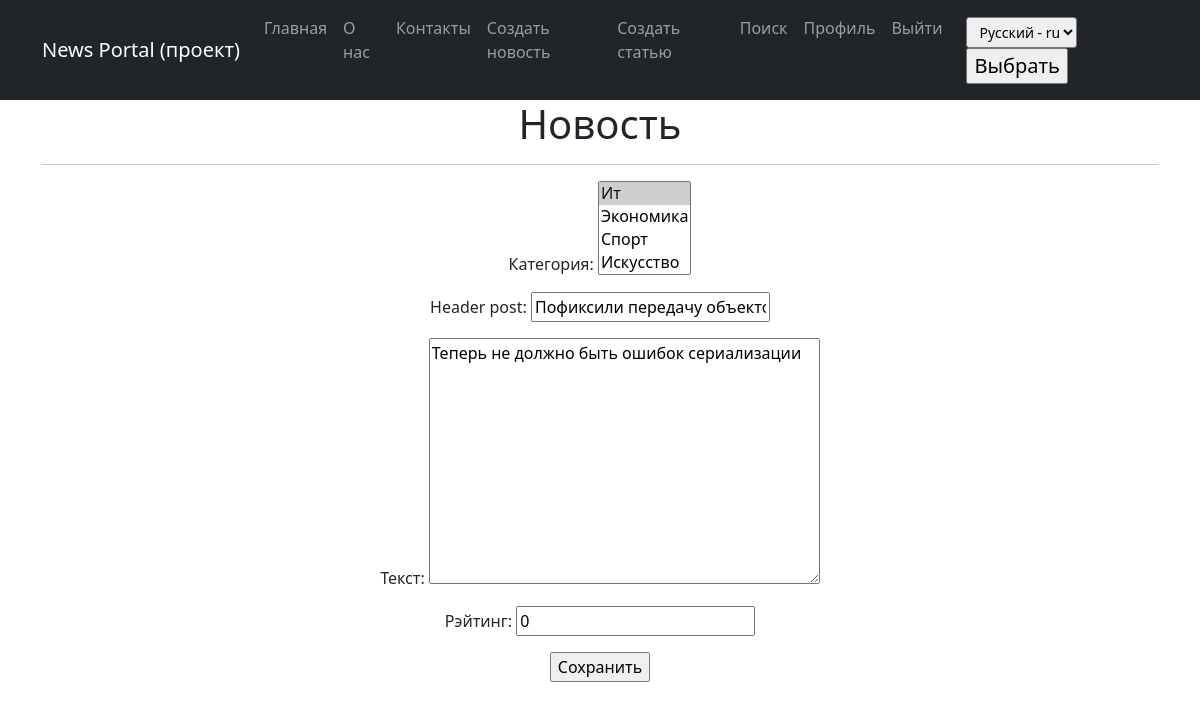
Before: /posts/news/160/edit/ (signed in) with the older database file.
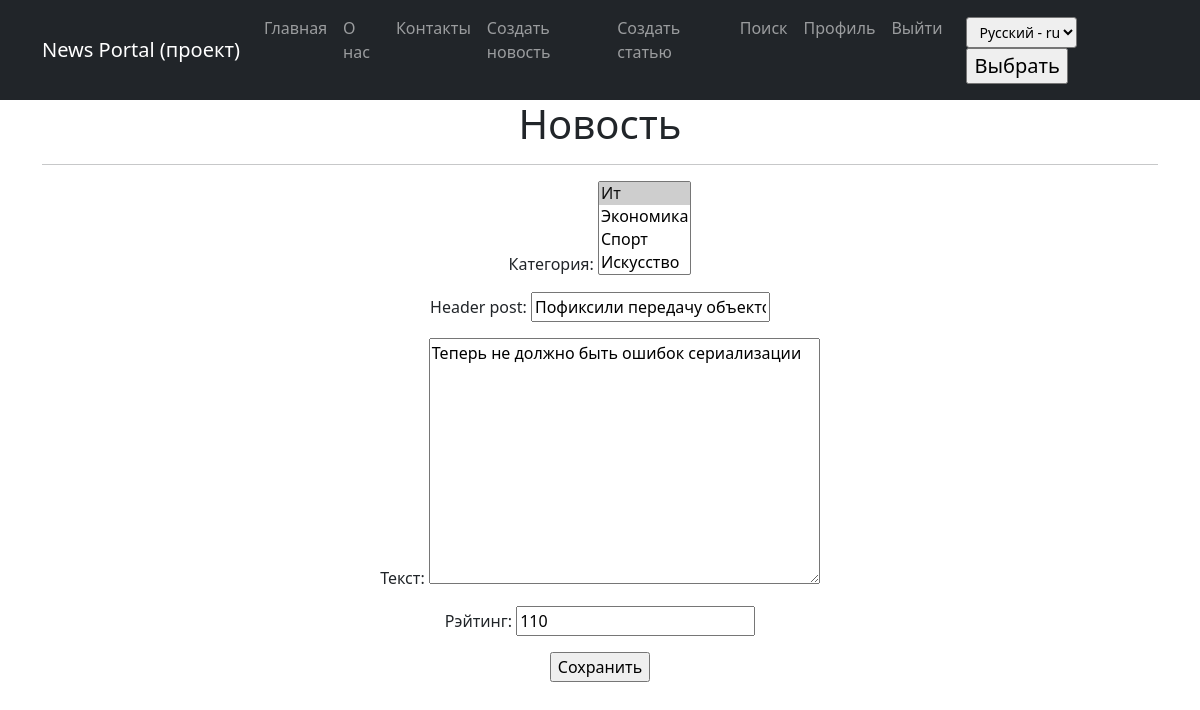
After: the same page with the newer database file.
### news/models.py (models this page shows, shortened)
class Post(models.Model):
    news = 'NW'
    article = 'AR'
    POST_TYPES =[
        (news, 'Новость'),
        (article, 'Статья'),
    ]
    author_user = models.ForeignKey('Author', on_delete=models.CASCADE, verbose_name=_("Author"))
    post_type = models.CharField(max_length=2,
                                  choices=POST_TYPES,
                                  default=article,
                                  verbose_name=_('Type of post'),
                                 )
    create_date = models.DateTimeField(auto_now_add=True, verbose_name=_('Create date'),)
    category = models.ManyToManyField('Category', through='PostCategory', verbose_name=_('Category'))
    header_post = models.CharField(max_length=128, verbose_name=_('Title'))
    text_post = models.TextField(verbose_name=_('Text'))
    rating_post = models.SmallIntegerField(default=0, verbose_name=_('Rating'))
    is_created = models.BooleanField(default=True, verbose_name=_('Created')) # Редакция для обработки в signals.py - только создали или модифицируем
    def get_cat(self):
        """метод возвращает список категорий, добавлен для отображения категорий в админке"""
        return "\n".join([c.name_category for c in self.category.all()])
    get_cat.short_description = _('Categories')
    class Meta:
        verbose_name = _('Publication')
        verbose_name_plural = _('Publications')

### news/views.py (the view, shortened to what this page needs)
# urls.py: path('news/<int:pk>/edit/', PostUpdateNew.as_view(), name='post_update_new'),
class PostUpdateNew(LoginRequiredMixin, PermissionRequiredMixin, UpdateView):
    permission_required = ('news.change_post')
    form_class = PostFormNew
    model = Post
    template_name = 'post_edit_new.html'

### news/forms.py (shortened to what this page needs)
class PostFormNew(forms.ModelForm):
    header_post = forms.CharField(min_length=20)
    class Meta:
        model = Post
        fields = [
            'category',
            'header_post',
            'text_post',
            'rating_post',
        ]

### news/models.py (called while the page is built)
    def __str__(self):
        return f"{self.name_category.title()}"

### news/templates/post_edit_new.html (shortened to what this page needs)
{% extends 'flatpages/default.html' %}
{% load i18n %}
{% load custom_filters %}
{% block content %}
<h1>{% trans "News" %}</h1>
<hr>
<form action="" method="post">
    {{ form.as_p }}
    <input type="submit" value="{% trans "Save" %}" />
</form>
{% endblock content %}

Changed rows visible on the page:
changed Post "Пофиксили передачу объектов в задачи": rating_post "0" → "110"
